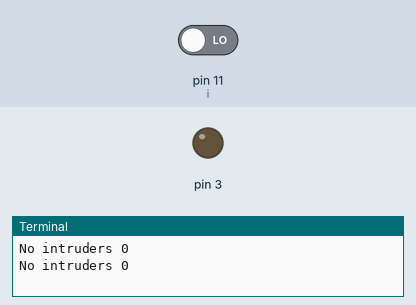
Bench run of a program on a simulated Raspberry Pi (header pin numbers). Parts: output pins drawn as LEDs (lit = HIGH), the last lines printed to the terminal. The inputs (shaded band) are chosen by the test bench; at power-on: pin 11 (i) LOW.

Above: at 1.2 s.
1.3 s: pin 11 (i) driven HIGH
At 3.2 s:
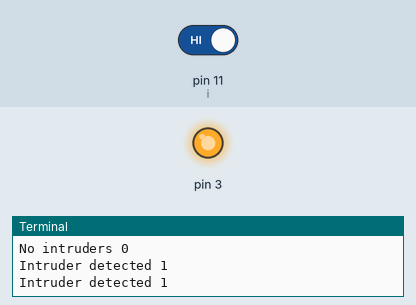
3.5 s: pin 11 (i) driven LOW
At 4.8 s:
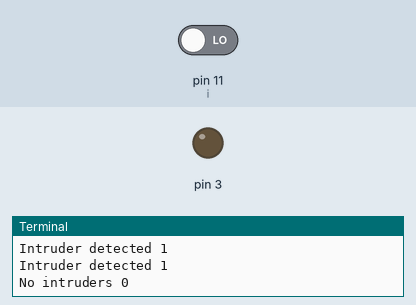
Timing chart, 0 to 6.5 s (numbered marks = the images above; inputs shaded):
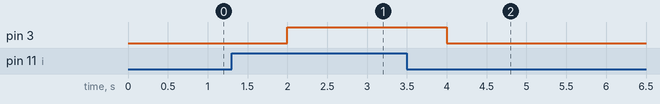

Measured:
- after the input at 1.3 s, pin 3: LOW → HIGH after 0.70 s
- after the input at 3.5 s, pin 3: HIGH → LOW after 0.50 s

The program:

motion-sensor.py
```python
import RPi.GPIO as GPIO
import time
GPIO.setwarnings(False)
GPIO.setmode(GPIO.BOARD)
GPIO.setup(11, GPIO.IN) #PIR motion sensor
GPIO.setup(3, GPIO.OUT) #LED output pin
while True:
    i = GPIO.input(11)
    if i == 0:
        print "No intruders", i
        GPIO.output(3, 0) #turn off led
        time.sleep(1)
    elif i == 1:
        print "Intruder detected", i
        GPIO.output(3, 1) #turn on led
        time.sleep(1)
```
